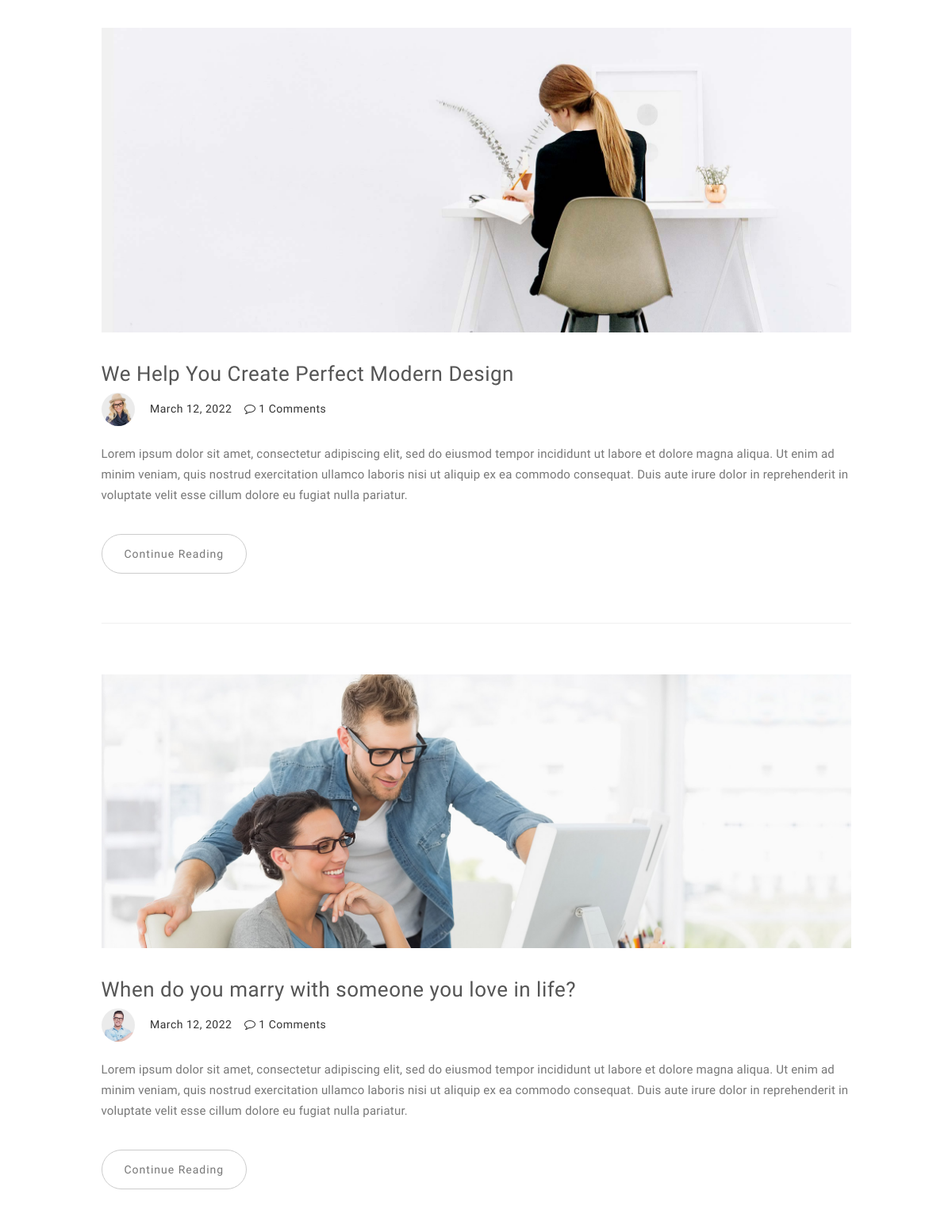
The page /blog/ (middle part) on the database as committed earlier.
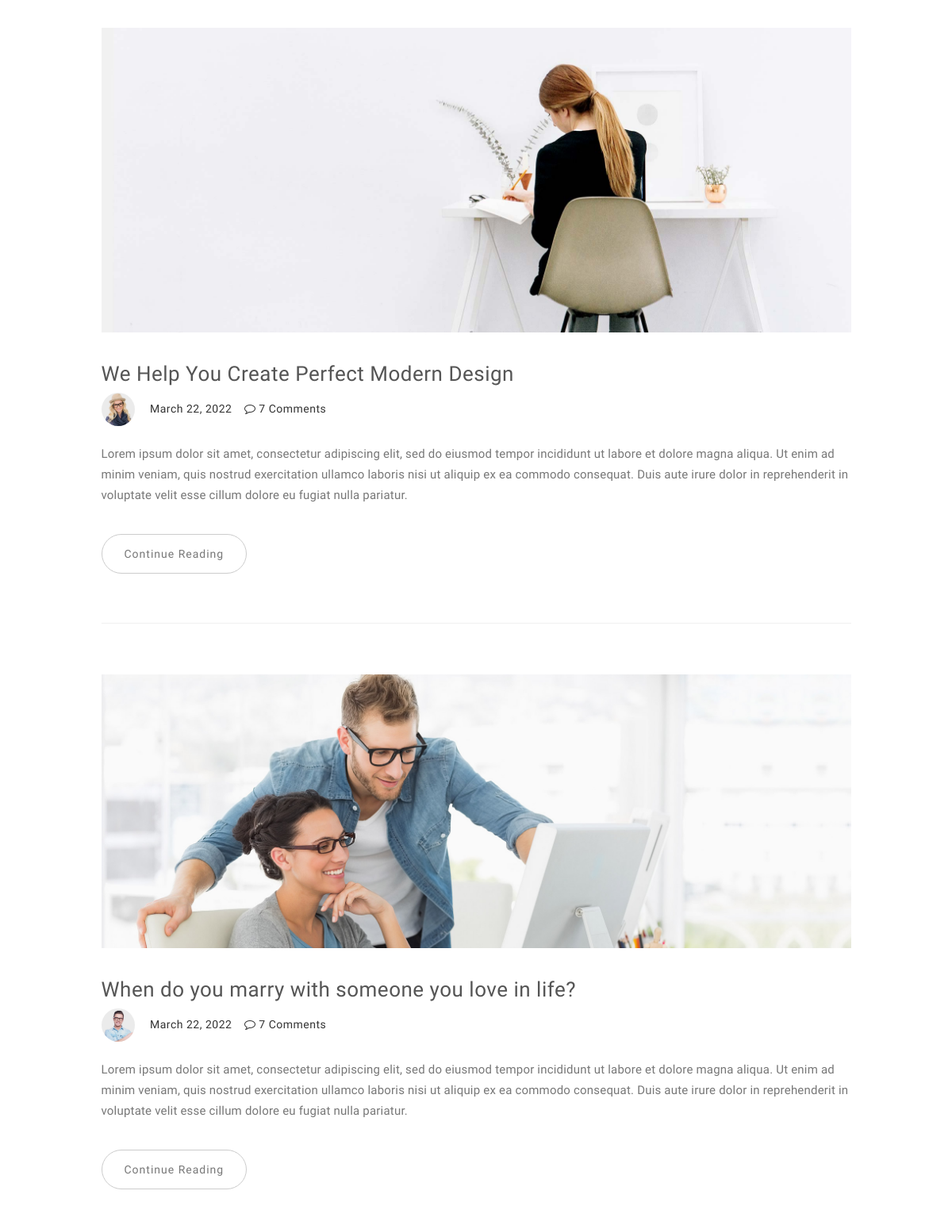
The same page on the database as committed later.
### blog/models.py (models this page shows, shortened)
class blog_Post(models.Model):
    blog_image = models.ImageField(upload_to = 'blog-post-image/')
    title = models.CharField(max_length=127,)
    author = models.CharField(max_length=127, default='Admin')
    author_about = models.TextField(max_length=500, default='')
    author_position = models.CharField(max_length=127, )
    author_image = models.ImageField(upload_to = 'blog-author-image/')
    blog_date = models.DateField(auto_now=True)
    blog_text1 = models.TextField(max_length=500, default='')
    blog_text2 = models.TextField(max_length=500, default='')
    blog_text3 = models.TextField(max_length=500, default='')
    title_2 = models.CharField(max_length=127, default='')
    blog_text4 = models.TextField(max_length=500, default='')
    blog_text5 = models.TextField(max_length=500, default='')
    class Meta:
        ordering = ['-blog_date']
        verbose_name = 'blog_Post'

### blog/views.py (the view)
# urls.py: 2. Add a URL to urlpatterns:  path('blog/', include('blog.urls'))
def blog(request):
    blog3 = blog_header.objects.all()
    blogs = blog_Post.objects.all()
    comment = Comment.objects.filter(status='approve')
    context = {
        'blog': blogs,
        'blog2': blog3,
        'comment': comment
    }
    return render (request, 'blog.html', context = context)

### blog/templates/blog.html (shortened to what this page needs)
{% extends 'base.html' %}
{% load static %}
{% block content %}
<section id="blog">
     <div class="container">
          <div class="row">
               <div class="col-md-offset-1 col-md-10 col-sm-12">
                    {% for new_blog in blog %}
                    <div class="blog-post-thumb">
                         <div class="blog-post-image">
                              <a href="{% url 'blog:blog-detail' new_blog.pk %}">
                                   <img src="{{new_blog.blog_image.url}}" class="img-responsive" alt="Blog Image">
                              </a>
                         </div>
                         <div class="blog-post-title">
                              <h3><a href="{% url 'blog:blog-detail' new_blog.pk %}">{{new_blog.title}}</a></h3>
                         </div>
                         <div class="blog-post-format">
                              <span><a href="#"><img src="{{new_blog.author_image.url}}" class="img-responsive img-circle">{{blogs.author}}</a></span>
                              <span>{{new_blog.blog_date}}</span>
                              {% with comment.count as total_comments %}
                              <span><a href="#"><i class="fa fa-comment-o"></i> {{total_comments}} Comments</a></span>
                              {% endwith %}
                         </div>
                         <div class="blog-post-des">
                              <p>{{new_blog.blog_text1}}</p>
                              <a href="{% url 'blog:blog-detail' new_blog.pk %}" class="btn btn-default">Continue Reading</a>
                         </div>
                    </div>
                    {% endfor %}
               </div>
          </div>
     </div>
</section>
{% endblock %}

Rows that differ between the two databases and show on the page:
changed blog_Post "We Help You Create Perfect Modern Design": blog_date "March 12, 2022" → "March 22, 2022"; id "1" → "7"
changed blog_Post "When do you marry with someone you love in life?": blog_date "March 12, 2022" → "March 22, 2022"; total_comments "1" → "7"
